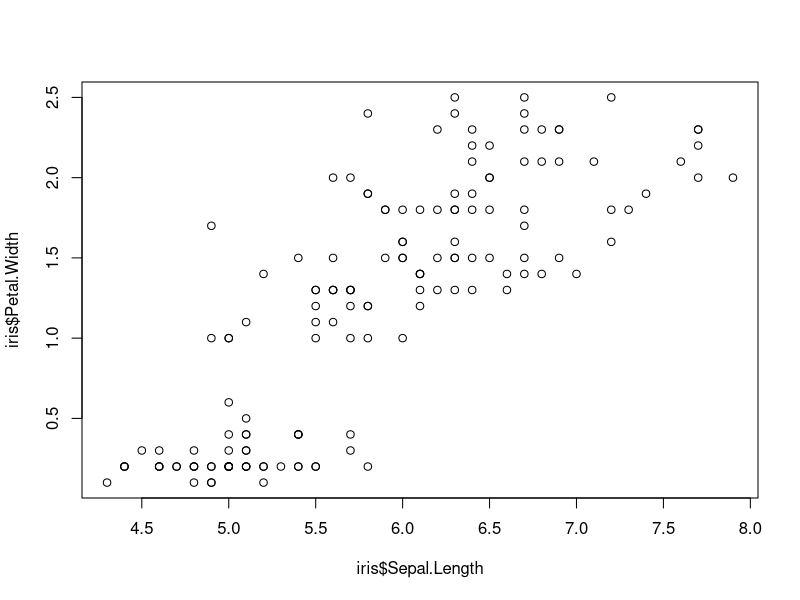
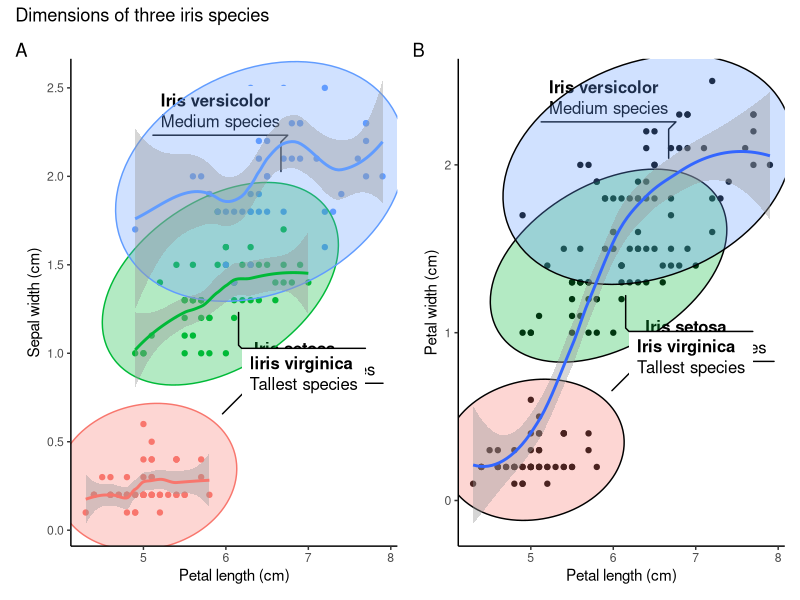
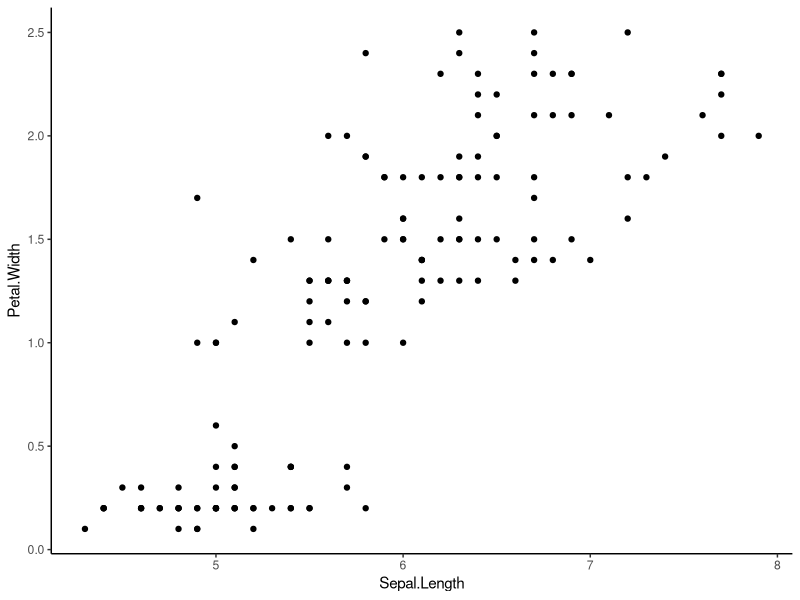

Write the R code that produced these figures, in order.
# IRIS PLOT ----

# I will use three packages

# install.packages("patchwork")
# install.packages("ggforce")
# install.packages("ggplot2")

# Let me load the packages using library() function.

library(patchwork)
library(ggforce)
library(ggplot2)

str(iris) # Checking the structure of the dataset. Returned in Console.

plot(iris$Sepal.Length, iris$Petal.Width) # Basic plot within the R base.

# Creating the first plot of the iris data.

separate_smooth <- ggplot(data = iris,    # Specifying the data to be plotted.
       mapping = aes(x = Sepal.Length,    # Stating the axes data.
                     y = Petal.Width,
                     color = Species)) +  # Ensuring points are colored by spp.
  geom_point() +                          # Deciding the plotting geometry.
  labs(x = "Petal length (cm)",           # Specifying the axes labels.
       y = "Sepal width (cm)") +
  geom_mark_ellipse(aes(fill = Species,   # Adding ellipses for the spps.
                        filter = Species == "setosa",
                        label = "Iris setosa",
                        description = "Shortest species")) +
  geom_mark_ellipse(aes(fill = Species,
                        filter = Species == "versicolor",
                        label = "Iris versicolor",
                        description = "Medium species")) +
  geom_mark_ellipse(aes(fill = Species,
                        filter = Species == "virginica",
                        label = "Iiris virginica",
                        description = "Tallest species")) +
  theme_classic() +                      # Having publication ready background.
  geom_smooth()                          # Adding smooth line around 95% level.

# In the above plot, having color within the aes() breakes the data into 
# species-wise groups. Meaning each species group will be smoothed separately.

uniform_smooth <- ggplot(data = iris,
                         mapping = aes(x = Sepal.Length,
                                       y = Petal.Width)) + # Note no color here.
  geom_point() +
  labs(x = "Petal length (cm)",
       y = "Petal width (cm)") +
  geom_mark_ellipse(aes(fill = Species,
                        filter = Species == "setosa",
                        label = "Iris setosa",
                        description = "Shortest species")) +
  geom_mark_ellipse(aes(fill = Species,
                        filter = Species == "versicolor",
                        label = "Iris versicolor",
                        description = "Medium species")) +
  geom_mark_ellipse(aes(fill = Species,
                        filter = Species == "virginica",
                        label = "Iris virginica",
                        description = "Tallest species")) +
  theme_classic() +
  geom_smooth()

# Avoiding the color parameter in the aes() ensures all species are considered
# together in the subsequent layers arguments. No grouping by species.

# Patchwork package allows for addition of two plots by their object names.
# The addition is so simple, just relying on the plus (+) operator.

combined_plots <- separate_smooth + uniform_smooth # Adding plots.

# Now I want to give the plots title and tags or labels to identify them

combined_plots_labeled <- combined_plots +
  plot_annotation(
    title = "Dimensions of three iris species", # Title of both plots.
    tag_levels = "A" # Indicates that the plots will be labelled A, B, C etc.
  ) # This makes the first plot to be A and the next to be B. Checking on 
# documentation will help know more arguments in this function.

# Now I want to remove the legends since the species labels are visible

combined_plots_labeled_no_legend <- combined_plots_labeled &
  theme(legend.position = "none") # Removes legends from the plots.

combined_plots_labeled_no_legend # This will print out the final product.

# Showing that in ggplot2 we can use & instead of plus (+)
library(ggplot2)
attach(iris)

ggplot(data = iris, mapping = aes(x = Sepal.Length, y = Petal.Width)) +
  geom_point() +
  theme_classic()
head(iris)

# I think it has taken me a long time to know this.
# I used ggplot2:: so that I can be sure that the & is supported by ggplot2 and 
# not any other loaded packages such ggforce and patchwork.
